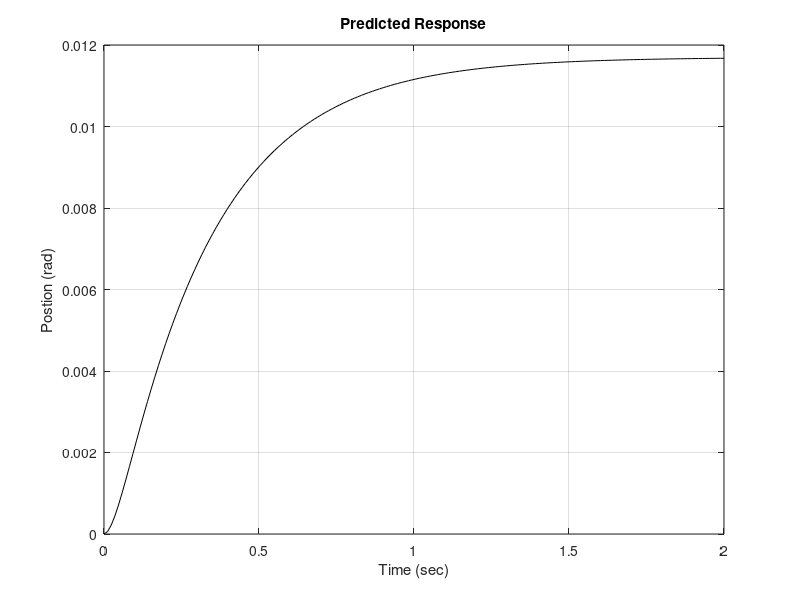

Here is the MATLAB script that generated this plot: (Note: this script raises an error after producing the figure.)
% Analysis 2
clc;clear;close all;

kp = 85.4931 ;

t = linspace(0,6);
w_n = sqrt(kp);
z =  0.5911;


num = [1];
den = [1 29.9194 85.4931];
systf = tf(num,den);


[beta1, t1] = step(systf);

s1 = -z.*w_n+((w_n).*sqrt(z.^2-1));
s2 = -z.*w_n-((w_n).*sqrt(z.^2-1));
S = [s1;s2]

figure()
plot(t1,beta1,"-k");
title('Predicted Response')
grid on
xlabel('Time (sec)')
ylabel('Postion (rad)')
%saveas(gcf,"Predicted_Response.png")








%% Analysis 3


%% Experimental Design

T1 = readmatrix("tested_gains1");
T2 = readmatrix("tested_gains2");

t1 = T1(:,1)/1000 - T1(1,1)/1000; %% Converts ms to sec
ref_pos1 = T1(:,2); % Position in radians
mes_pos1 = T1(:,3);
mes_p1 = mes_pos1 - T1(1,3); %% If perfect response
Torque_1 = T1(:,4)*33.5;

figure()
% subplot(2,1,1)
plot(t1, ref_pos1);
grid on
hold on 
plot(t1, mes_pos1);
xline(5.53,'-r', {'1.5-sec'})
yline(0.55,'-m', {'10% overshoot'})
yline(0.475,'-k', {'5% settle time'})
yline(0.525,'-k', {'5% settle time'})
legend("Refrence Positon", "Measured Position", "1.5-sec","10% overshoot","5% settle time","5% settle time");
title("Test 1")
xlabel('Time (sec)')
ylabel("Positon (rad)")
% saveas(gcf,"Fig_1_Test1.png")

figure()
plot(t1, ref_pos1);
grid on
hold on 
plot(t1, mes_p1);
xline(5.53,'-r', {'1.5-sec'})
yline(0.55,'-m', {'10% overshoot'})
yline(0.475,'-k', {'5% settle time'})
yline(0.525,'-k', {'5% settle time'})
legend("Refrence Positon", "Measured Position", "1.5-sec","10% overshoot","5% settle time","5% settle time");
title("Test 1 (Without offset)")
xlabel('Time (sec)')
ylabel("Positon (rad)")
% saveas(gcf,"Fig_2_Test1_processed.png")

figure()
plot(t1,Torque_1)
title('Test 1')
xlabel('Time (sec)')
ylabel('Torque (mNm)')
grid on
% saveas(gcf,"Test1_Torque.png")

%% Test 2


t2 = T2(:,1)/1000 - T2(1,1)/1000;%% Converts ms to sec
ref_pos2 = T2(:,2);% Position in radians
mes_pos2 = T2(:,3);
mes_p2 = mes_pos2 - 0.02; %% If perfect response
Torque_2 = T2(:,4)*33.5;

figure()
plot(t2, ref_pos2);
grid on
hold on 
plot(t2, mes_pos2);
xline(6.84,'-r', {'1.5-sec'})
yline(-0.1,'-m', {'10% overshoot'})
yline(-0.05,'-k', {'5% settle time'})
yline(0.05,'-k', {'5% settle time'})
legend("Refrence Positon", "Measured Position", "1.5-sec","10% overshoot","5% settle time","5% settle time");
title("Test 2")
xlabel('Time (sec)')
ylabel("Positon (rad)")
 saveas(gcf,"Fig_3_Test2.png")

figure()
plot(t2, ref_pos2);
grid on
hold on 
plot(t2, mes_p2);
xline(6.84,'-r', {'1.5-sec'})
yline(-0.1,'-m', {'10% overshoot'})
yline(-0.05,'-k', {'5% settle time'})
yline(0.05,'-k', {'5% settle time'})
legend("Refrence Positon", "Measured Position", "1.5-sec","10% overshoot","5% settle time","5% settle time");
title("Test 2 (Without offset)")
xlabel('Time (sec)')
ylabel("Positon (rad)")
 saveas(gcf,"Fig_4_Test2_processed.png")



figure()
plot(t2,Torque_2)
title('Test 2')
xlabel('Time (sec)')
ylabel('Torque (mNm)')
grid on
% saveas(gcf,"Test2_Torque.png")



% Analysis 7


T_i_1 = readmatrix("k3_5");
T_i_2 = readmatrix("k3_10");
T_i_3 = readmatrix("k3_20");

t1_i = T_i_1(:,1)/1000 - T_i_1(1,1)/1000; %% Converts ms to sec
ref_pos1_i = T_i_1(:,2); % Position in radians
mes_pos1_i = T_i_1(:,3);
mes_p1_i = mes_pos1_i + .03;%- T_i_1(1,3); %% If perfect response
Torque_1_i = T_i_1(:,4)*33.5;


t2_i = T_i_2(:,1)/1000 - T_i_2(1,1)/1000; %% Converts ms to sec
ref_pos2_i = T_i_2(:,2); % Position in radians
mes_pos2_i = T_i_2(:,3);
mes_p2_i = mes_pos2_i -.07;%- T_i_2(1,3); %% If perfect response
Torque_2_i = T_i_2(:,4)*33.5;


t3_i = T_i_3(:,1)/1000 - T_i_3(1,1)/1000; %% Converts ms to sec
ref_pos3_i = T_i_3(:,2); % Position in radians
mes_pos3_i = T_i_3(:,3);
mes_p3_i = mes_pos3_i ;%- T_i_3(1,3); %% If perfect response
Torque_3_i = T_i_3(:,4)*33.5;


figure()
plot(t1_i, ref_pos1_i);
grid on
hold on 
plot(t1_i, mes_pos1_i);
xline(5.07,'-r', {'1.5-sec'})
yline(-0.1,'-m', {'10% overshoot'})
yline(-0.05,'-k', {'5% settle time'})
yline(0.05,'-k', {'5% settle time'})
legend("Refrence Positon", "Measured Position", "1.5-sec","10% overshoot","5% settle time","5% settle time");
title("K3 = 5 (Without offset)")
xlabel('Time (sec)')
ylabel("Positon (rad)")
 saveas(gcf,"k3_5P.png")

figure()
plot(t2_i, ref_pos2_i);
grid on
hold on 
plot(t2_i, mes_pos2_i);
xline(8.16,'-r', {'1.5-sec'})
yline(-0.1,'-m', {'10% overshoot'})
yline(-0.05,'-k', {'5% settle time'})
yline(0.05,'-k', {'5% settle time'})
legend("Refrence Positon", "Measured Position", "1.5-sec","10% overshoot","5% settle time","5% settle time");
title("K3 = 10")
xlabel('Time (sec)')
ylabel("Positon (rad)")
 saveas(gcf,"k3_10P.png")

figure()
plot(t3_i, ref_pos3_i);
grid on
hold on 
plot(t3_i, mes_pos3_i);
xline(6.69,'-r', {'1.5-sec'})
yline(-0.1,'-m', {'10% overshoot'})
yline(-0.05,'-k', {'5% settle time'})
yline(0.05,'-k', {'5% settle time'})
legend("Refrence Positon", "Measured Position", "1.5-sec","10% overshoot","5% settle time","5% settle time");
title("K3 = 20")
xlabel('Time (sec)')
ylabel("Positon (rad)")
 saveas(gcf,"k3_20P.png")

